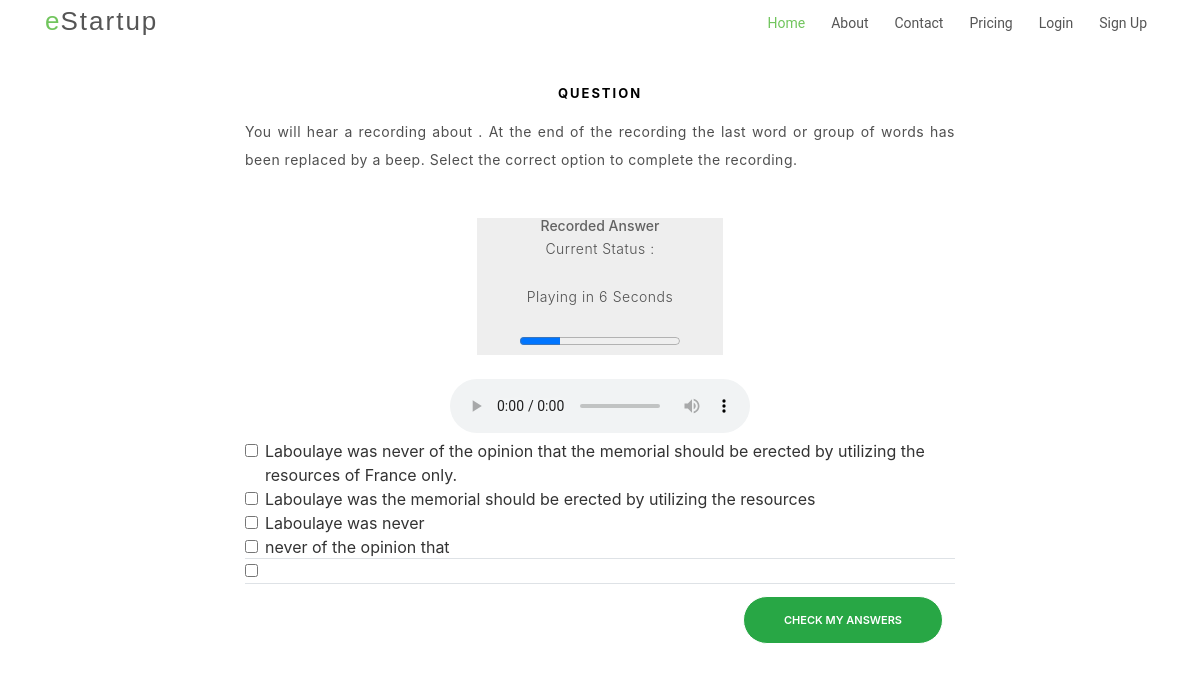
Screenshot of /modules/multiple-selection-listening/ with the database file from the repository.
### modules/models.py (models this page shows)
class AbstractSelection(StatusAbstract):
    paragraph = models.TextField(max_length=600,blank=True)
    option_1 = models.CharField(max_length=150,blank=False)
    option_2 = models.CharField(max_length=150,blank=False)
    option_3 = models.CharField(max_length=150,blank=False)
    option_4 = models.CharField(max_length=150,blank=False)
    option_5 = models.CharField(max_length=150,blank=True)
    option_6 = models.CharField(max_length=150,blank=True)
    answers = models.CharField(max_length=150,blank=False)
    class Meta:
        abstract = True

class MultipleSelection(AbstractSelection):
    audio = models.FileField(upload_to='ptebooster/media/multiple-selection-listening',blank=False)

### modules/views.py (the view)
# urls.py: path('multiple-selection-listening/',MultipleSelectionView.as_view()),
class MultipleSelectionView(AbstractListView):
    model = MultipleSelection
    template_name = 'questions/multiple-selection.html'
    paginate_by = 1

### modules/views.py (called while the page is built)
    def get_queryset(self):
        qs = super().get_queryset()
        queryset = qs.filter(active=True)
        return queryset

### modules/templates/questions/multiple-selection.html (shortened to what this page needs)
{% extends "base.html" %}
{% block content %}
<section id="get-started" class="padd-section text-center">
<div class="container">
    <div class="container-fluid text-center">
        <div class="row content">
          <div class="col-sm-2 sidenav">
          </div>
          <div class="col-sm-8 text-center">
                {% for object in object_list %}
              <h4 class="card-title">Question</h4>
              <table class="table table-hover">
                  <thead>
                    <tr>
                     <p class="text-justify" ><strong> You will hear a recording about {{object.audio_topic}}. At the end of the recording the last word or
                         group of words has been replaced by a beep. Select the correct option to complete the recording. </strong></p>
                    </tr>
                  </thead>
                  <tbody>
                      <tr>
                          {% block timer %}
                          {% include "timer.html" %}
                          {% endblock %}
                      </tr>
                      <tr>{% if object.audio %}<audio onloadeddata="var audioPlayer = this; setTimeout(function() { audioPlayer.play(); }, 8000)" id="audioContent" controls controlsList="nodownload"><source src="{{ object.audio.url }}" type="audio/mpeg"></audio></tr>
                            {% else %}<p class="text-justify"> {{ object.paragraph}}</p>
                            {% endif %}
                        <tr>
                        <td>
                      </td></tr>
                      <tr>
                        <div class="form-check text-left">
                     <input class="form-check-input" type="checkbox" value="{{object.option_1}}" id="defaultCheck1">
                            {{object.option_1}}
                        </div>
                        <div class="form-check text-left ans">
                           <input class="form-check-input" type="checkbox" value="{{object.option_2}}" id="defaultCheck1">
                            {{object.option_2}}
                        </div>
                        <div class="form-check text-left">
                          <input class="form-check-input" type="checkbox" value="{{object.option_3}}" id="defaultCheck1">
                            {{object.option_3}}
                        </div>
                        <div class="form-check text-left">
                          <input class="form-check-input" type="checkbox" value="{{object.option_4}}" id="defaultCheck1">
                            {{object.option_4}}
                        </div>
                        <div class="form-check text-left">
                          <input class="form-check-input" type="checkbox" value="{{object.option_5}}" id="defaultCheck1">
                        </div>
                    </tr>
                    {% endfor %}
                    <tr>
                        <th scope="col" class="text-right"><button type="button" class="btn btn-success multipleCheck">Check my Answers</button></th>
                      </tr>
                  </tbody>
                </table>
          </div>
          <div class="col-sm-2 sidenav">
            </div>
          </div>
        </div>
      </div>
</section>
      {% endblock %}

### modules/templates/timer.html
<br>
<div class="row">
        <div class="col-sm-4"></div>
                  <div class="col-sm-4" style="background-color: #eee;">
                      <h5 class="text-center"> Recorded Answer </h5>
                      <p> Current Status :</p>
                      <p> Playing in <span id="countdowntimer">8 </span> Seconds</p>
                      <progress value="0" max="8" id="progressBar"></progress>
                  </div>
                  <div class="col-sm-4"></div></div>
                  <br>

### modules/static/css/style.css (style rules this page uses)
body { background-color: #fff; color: #333; }
h1, h2, h3, h4, h5, h6 { margin: 0; }
h4 { color: #000; font-size: 13px; font-weight: 700; letter-spacing: 2px; text-transform: uppercase; line-height: 2; }
h5 { color: #626262; font-size: 14px; font-weight: 500; }
p { color: #505050; font-size: 14px; font-weight: 300; letter-spacing: 0.5px; line-height: 2; margin-bottom: 20px; }
span { letter-spacing: 1px; }
.btn { border: 1px solid #fff; border-radius: 50px; color: #fff; font-size: 11px; font-weight: 600; padding: 15px 40px; text-transform: uppercase; -moz-transition: all 0.5s ease-in-out 0s; -ms-transition: all 0.5s ease-in-out 0s; -o-transition: all 0.5s ease-in-out 0s; -webkit-transition: all 0.5s ease-in-out 0s; transition: all 0.5s ease-in-out 0s; }
.padd-section { padding-bottom: 80px; padding-top: 80px; }
#get-started { display: inline-block; height: 100%; width: 100%; }

### rows the page displays
MultipleSelection: option_1 "Laboulaye was never of the opinion that the memorial should be erected by utilizing the resources of France only.", option_2 "Laboulaye was the memorial should be erected by utilizing the resources", option_3 "Laboulaye was never", option_4 "never of the opinion that"
